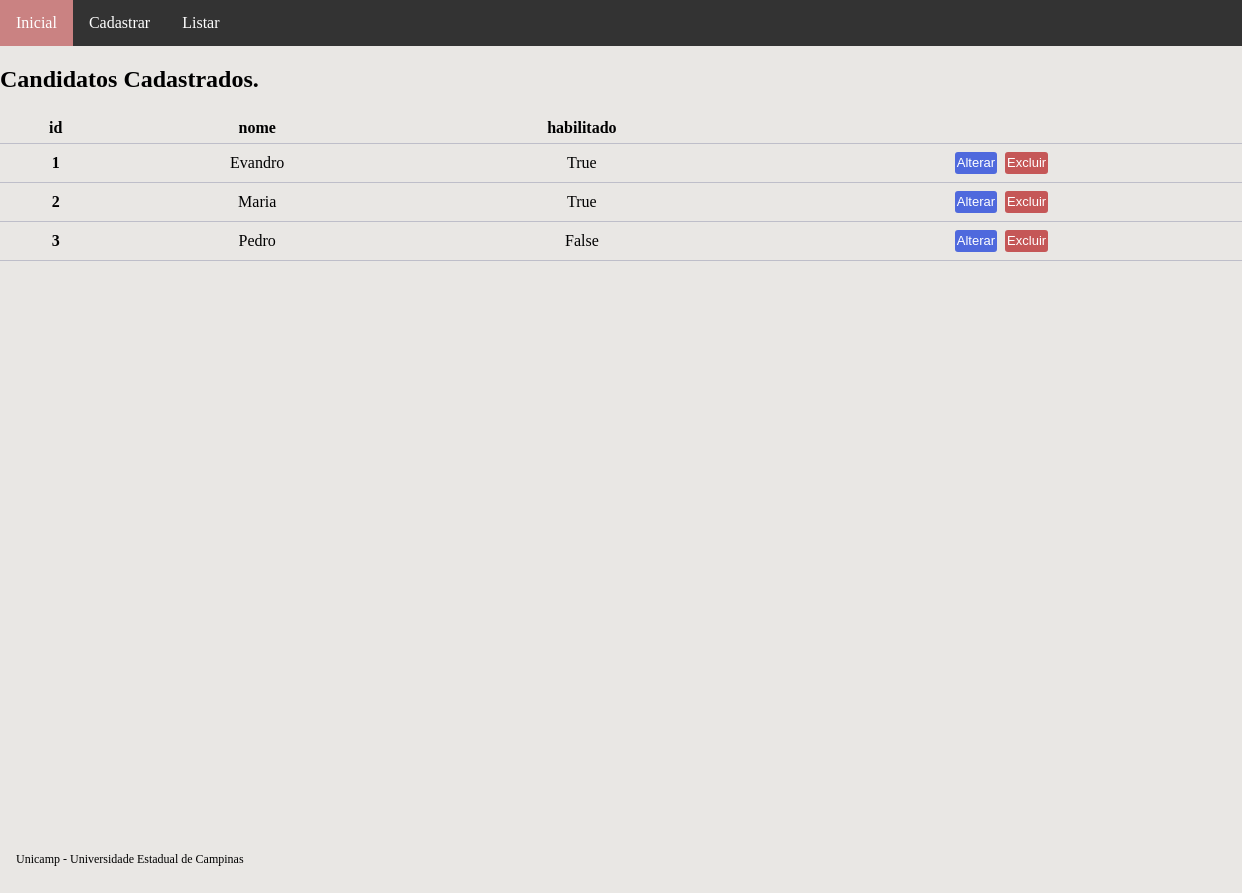
The app's page /candidato-list, older data.
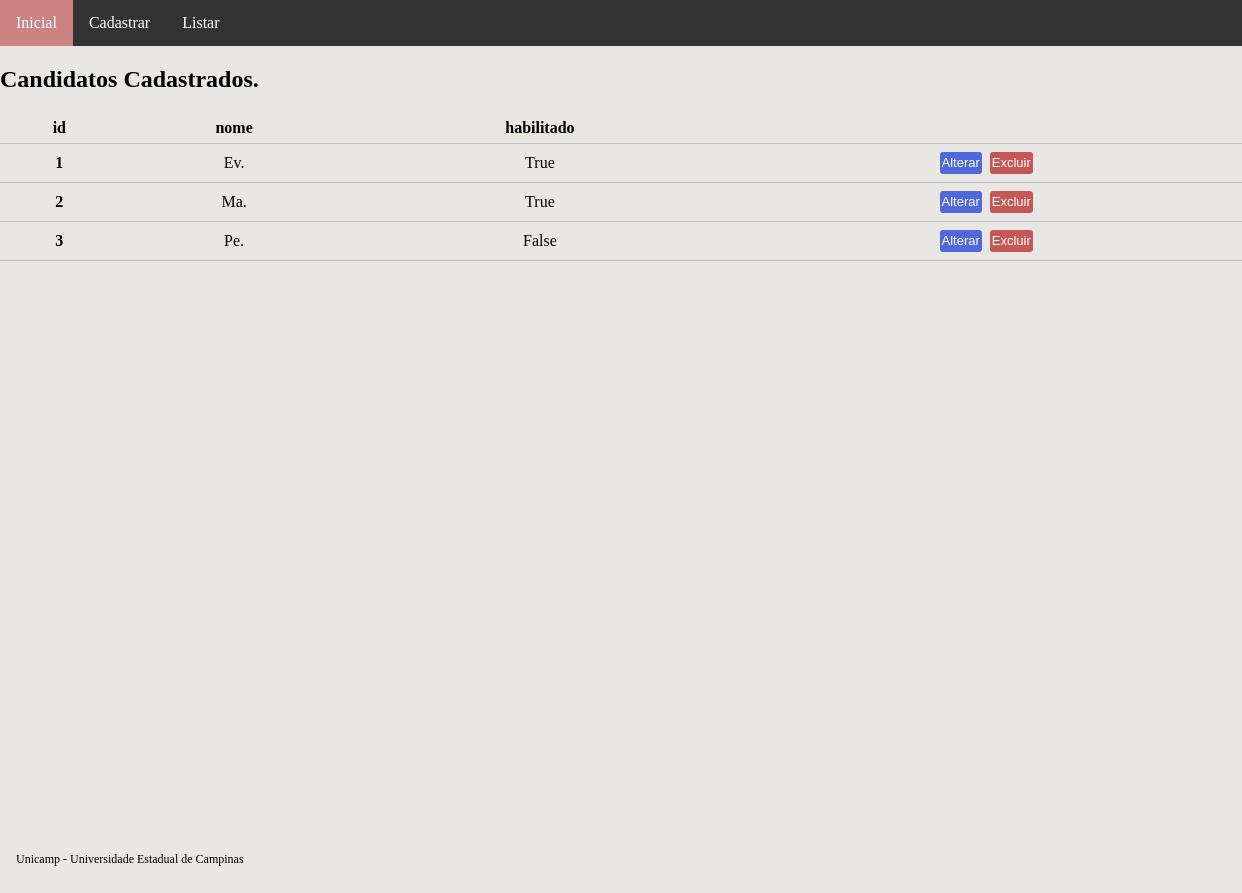
The same page, newer data.
### main/models.py (models this page shows, shortened)
class Candidato(models.Model):
    nome = models.CharField(
        max_length=100, db_index=True, null=False, blank=False)
    habilitado = models.BooleanField(null=True)

### main/views.py (the view)
# urls.py: path('candidato-list', CandidatoListView.as_view(
class CandidatoListView(ListView):
    model = Candidato

### main/templates/candidato_list.html (shortened to what this page needs)
{% extends "base.html" %}
{% block conteudo %}
{% if candidato_list %}
<h2>Candidatos Cadastrados.</h2>
<table>
    <thead>
        <tr>
            <th>id</th>
            <th>nome</th>
            <th>habilitado</th>
        </tr>
    </thead>
    <tbody>
        {% for n in candidato_list %}
        <tr>
            <th scope="row">{{ n.pk }}</th>
            <td>{{ n.nome }}</td>
            <td>{{ n.habilitado }}</td>
            <td>
                <a href="{% url 'candidato_update' pk=n.pk %}"><button class="botao_confirmar">Alterar</button></a>
                <a href="{% url 'candidato_delete' pk=n.pk %}"><button class="botao_aviso">Excluir</button></a>
            </td>
        </tr>
        {% endfor %}
    </tbody>
</table>
{% else %}
<h2>Não há candidatos cadastrados.</h2>
{% endif %}
{% endblock conteudo %}

Row changes from the older to the newer data that the page shows:
changed Candidato id 1: nome "Evandro" → "Ev."
changed Candidato id 2: nome "Maria" → "Ma."
changed Candidato "False": nome "Pedro" → "Pe."
